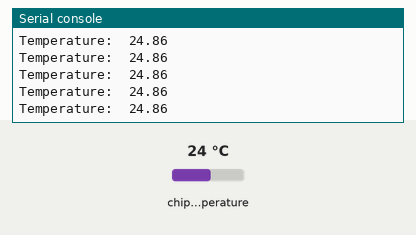
Bench run of a program on a simulated Raspberry Pi Pico running MicroPython. Parts: the last lines printed to the serial console. Inputs (shaded band) come from the test bench; at power-on: chip temperature 24 °C.

Above: at 1.2 s.
1.3 s: chip temperature set to 1 °C
At 1.56 s:
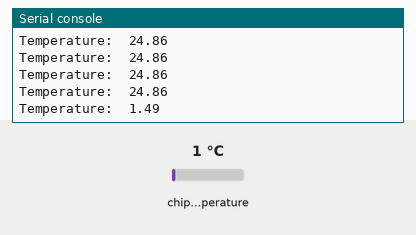
2.8 s: chip temperature set to 11 °C
At 2.96 s:
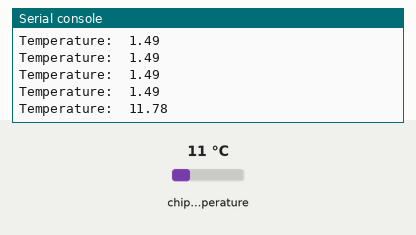
Timing chart, 0 to 5.8 s (numbered marks = the images above; inputs shaded):
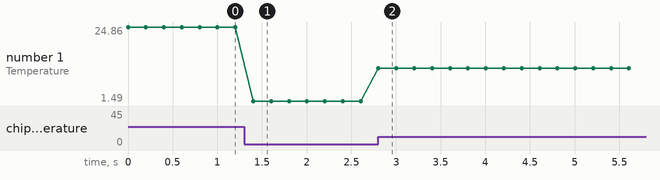

The program:

ADC_Temperature.py
```python
import machine
import utime

sensor_temp = machine.ADC(4)
conversion_factor = 3.3 / (65635)

while True:
    reading = sensor_temp.read_u16() * conversion_factor
    temperature = round(27 - (reading - 0.706)/0.001721,2)
    print("Temperature: ", temperature)
    utime.sleep(0.2)
```

Measured:
- after the input at 1.3 s, the serial console: prints a new line after 0.10 s (image 1)
- after the input at 2.8 s, the serial console: prints a new line at once (image 2)
- plotted number 1: 24.86 → 1.49 after the input at 1.3 s, 1.49 → 11.78 after the input at 2.8 s
